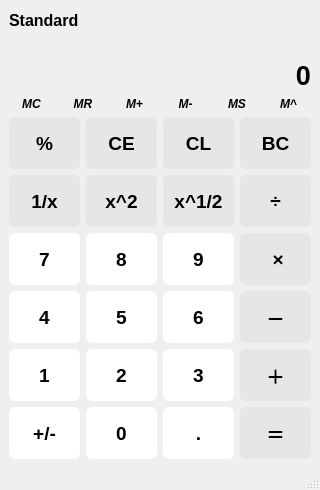
<?xml version="1.0" encoding="UTF-8"?>
<ui version="4.0">
 <class>MainWindow</class>
 <widget class="QMainWindow" name="MainWindow">
  <property name="geometry">
   <rect>
    <x>0</x>
    <y>0</y>
    <width>320</width>
    <height>490</height>
   </rect>
  </property>
  <property name="maximumSize">
   <size>
    <width>320</width>
    <height>490</height>
   </size>
  </property>
  <property name="windowTitle">
   <string>MainWindow</string>
  </property>
  <property name="windowIcon">
   <iconset resource="calculator.qrc">
    <normaloff>:/imgsrc/winIcon.svg</normaloff>:/imgsrc/winIcon.svg</iconset>
  </property>
  <property name="windowOpacity">
   <double>0.950000000000000</double>
  </property>
  <property name="styleSheet">
   <string notr="true"/>
  </property>
  <widget class="QWidget" name="centralwidget">
   <property name="sizePolicy">
    <sizepolicy hsizetype="Maximum" vsizetype="Maximum">
     <horstretch>0</horstretch>
     <verstretch>0</verstretch>
    </sizepolicy>
   </property>
   <property name="maximumSize">
    <size>
     <width>320</width>
     <height>490</height>
    </size>
   </property>
   <layout class="QVBoxLayout" name="verticalLayout">
    <item>
     <layout class="QHBoxLayout" name="horizontalLayout_2">
      <item>
       <widget class="QLabel" name="label_3">
        <property name="font">
         <font>
          <family>Arial</family>
          <pointsize>12</pointsize>
          <weight>75</weight>
          <bold>true</bold>
         </font>
        </property>
        <property name="text">
         <string>Standard</string>
        </property>
       </widget>
      </item>
      <item>
       <spacer name="horizontalSpacer">
        <property name="orientation">
         <enum>Qt::Horizontal</enum>
        </property>
        <property name="sizeHint" stdset="0">
         <size>
          <width>40</width>
          <height>20</height>
         </size>
        </property>
       </spacer>
      </item>
      <item>
       <widget class="QPushButton" name="pushButton">
        <property name="text">
         <string/>
        </property>
        <property name="icon">
         <iconset resource="calculator.qrc">
          <normaloff>:/imgsrc/his.svg</normaloff>:/imgsrc/his.svg</iconset>
        </property>
        <property name="iconSize">
         <size>
          <width>32</width>
          <height>32</height>
         </size>
        </property>
        <property name="flat">
         <bool>true</bool>
        </property>
       </widget>
      </item>
     </layout>
    </item>
    <item>
     <layout class="QVBoxLayout" name="verticalLayout_2">
      <item>
       <widget class="QLabel" name="resultLabel">
        <property name="font">
         <font>
          <family>Arial</family>
          <pointsize>11</pointsize>
          <italic>true</italic>
         </font>
        </property>
        <property name="text">
         <string/>
        </property>
        <property name="alignment">
         <set>Qt::AlignRight|Qt::AlignTrailing|Qt::AlignVCenter</set>
        </property>
       </widget>
      </item>
      <item>
       <widget class="autoLabel" name="curLabel">
        <property name="font">
         <font>
          <family>Arial</family>
          <pointsize>20</pointsize>
          <weight>75</weight>
          <bold>true</bold>
         </font>
        </property>
        <property name="text">
         <string>0</string>
        </property>
        <property name="alignment">
         <set>Qt::AlignRight|Qt::AlignTrailing|Qt::AlignVCenter</set>
        </property>
       </widget>
      </item>
     </layout>
    </item>
    <item>
     <layout class="QHBoxLayout" name="horizontalLayout">
      <item>
       <widget class="QPushButton" name="pushButton_11">
        <property name="sizePolicy">
         <sizepolicy hsizetype="Minimum" vsizetype="Minimum">
          <horstretch>0</horstretch>
          <verstretch>0</verstretch>
         </sizepolicy>
        </property>
        <property name="font">
         <font>
          <family>Arial</family>
          <weight>75</weight>
          <italic>true</italic>
          <bold>true</bold>
         </font>
        </property>
        <property name="styleSheet">
         <string notr="true">QPushButton {

}


QPushButton:flat {
    border: none; /* no border for a flat push button */
}
</string>
        </property>
        <property name="text">
         <string>MC</string>
        </property>
        <property name="flat">
         <bool>true</bool>
        </property>
       </widget>
      </item>
      <item>
       <widget class="QPushButton" name="pushButton_10">
        <property name="sizePolicy">
         <sizepolicy hsizetype="Minimum" vsizetype="Minimum">
          <horstretch>0</horstretch>
          <verstretch>0</verstretch>
         </sizepolicy>
        </property>
        <property name="font">
         <font>
          <family>Arial</family>
          <weight>75</weight>
          <italic>true</italic>
          <bold>true</bold>
         </font>
        </property>
        <property name="styleSheet">
         <string notr="true">QPushButton {

}


QPushButton:flat {
    border: none; /* no border for a flat push button */
}
</string>
        </property>
        <property name="text">
         <string>MR</string>
        </property>
        <property name="flat">
         <bool>true</bool>
        </property>
       </widget>
      </item>
      <item>
       <widget class="QPushButton" name="pushButton_6">
        <property name="sizePolicy">
         <sizepolicy hsizetype="Minimum" vsizetype="Minimum">
          <horstretch>0</horstretch>
          <verstretch>0</verstretch>
         </sizepolicy>
        </property>
        <property name="font">
         <font>
          <family>Arial</family>
          <weight>75</weight>
          <italic>true</italic>
          <bold>true</bold>
         </font>
        </property>
        <property name="styleSheet">
         <string notr="true">QPushButton {

}


QPushButton:flat {
    border: none; /* no border for a flat push button */
}
</string>
        </property>
        <property name="text">
         <string>M+</string>
        </property>
        <property name="flat">
         <bool>true</bool>
        </property>
       </widget>
      </item>
      <item>
       <widget class="QPushButton" name="pushButton_7">
        <property name="sizePolicy">
         <sizepolicy hsizetype="Minimum" vsizetype="Minimum">
          <horstretch>0</horstretch>
          <verstretch>0</verstretch>
         </sizepolicy>
        </property>
        <property name="font">
         <font>
          <family>Arial</family>
          <weight>75</weight>
          <italic>true</italic>
          <bold>true</bold>
         </font>
        </property>
        <property name="styleSheet">
         <string notr="true">QPushButton {

}


QPushButton:flat {
    border: none; /* no border for a flat push button */
}
</string>
        </property>
        <property name="text">
         <string>M-</string>
        </property>
        <property name="flat">
         <bool>true</bool>
        </property>
       </widget>
      </item>
      <item>
       <widget class="QPushButton" name="pushButton_8">
        <property name="sizePolicy">
         <sizepolicy hsizetype="Minimum" vsizetype="Minimum">
          <horstretch>0</horstretch>
          <verstretch>0</verstretch>
         </sizepolicy>
        </property>
        <property name="font">
         <font>
          <family>Arial</family>
          <weight>75</weight>
          <italic>true</italic>
          <bold>true</bold>
         </font>
        </property>
        <property name="styleSheet">
         <string notr="true">QPushButton {

}


QPushButton:flat {
    border: none; /* no border for a flat push button */
}
</string>
        </property>
        <property name="text">
         <string>MS</string>
        </property>
        <property name="flat">
         <bool>true</bool>
        </property>
       </widget>
      </item>
      <item>
       <widget class="QPushButton" name="pushButton_9">
        <property name="sizePolicy">
         <sizepolicy hsizetype="Minimum" vsizetype="Minimum">
          <horstretch>0</horstretch>
          <verstretch>0</verstretch>
         </sizepolicy>
        </property>
        <property name="font">
         <font>
          <family>Arial</family>
          <weight>75</weight>
          <italic>true</italic>
          <bold>true</bold>
         </font>
        </property>
        <property name="styleSheet">
         <string notr="true">QPushButton {

}


QPushButton:flat {
    border: none; /* no border for a flat push button */
}
</string>
        </property>
        <property name="text">
         <string>M^</string>
        </property>
        <property name="flat">
         <bool>true</bool>
        </property>
       </widget>
      </item>
     </layout>
    </item>
    <item>
     <layout class="QGridLayout" name="gridLayout">
      <item row="0" column="0">
       <widget class="QPushButton" name="btnMod">
        <property name="sizePolicy">
         <sizepolicy hsizetype="Expanding" vsizetype="Expanding">
          <horstretch>0</horstretch>
          <verstretch>0</verstretch>
         </sizepolicy>
        </property>
        <property name="font">
         <font>
          <family>Arial</family>
          <pointsize>14</pointsize>
          <weight>75</weight>
          <bold>true</bold>
         </font>
        </property>
        <property name="autoFillBackground">
         <bool>false</bool>
        </property>
        <property name="styleSheet">
         <string notr="true">
QPushButton {
    border: 2px solid #8f8f91;
    border-radius: 6px;
background-color:rgb(230, 230, 230)
}
QPushButton:pressed {
    background-color: qlineargradient(spread:pad, x1:0, y1:0, x2:1, y2:0, stop:0 rgba(191, 191, 191, 255), stop:1 rgba(255, 255, 255, 255))
}
QPushButton:flat {
    border: none; /* no border for a flat push button */
}
</string>
        </property>
        <property name="text">
         <string>%</string>
        </property>
        <property name="autoDefault">
         <bool>false</bool>
        </property>
        <property name="default">
         <bool>false</bool>
        </property>
        <property name="flat">
         <bool>true</bool>
        </property>
       </widget>
      </item>
      <item row="0" column="1">
       <widget class="QPushButton" name="pushButton_19">
        <property name="sizePolicy">
         <sizepolicy hsizetype="Expanding" vsizetype="Expanding">
          <horstretch>0</horstretch>
          <verstretch>0</verstretch>
         </sizepolicy>
        </property>
        <property name="font">
         <font>
          <family>Arial</family>
          <pointsize>14</pointsize>
          <weight>75</weight>
          <bold>true</bold>
         </font>
        </property>
        <property name="autoFillBackground">
         <bool>false</bool>
        </property>
        <property name="styleSheet">
         <string notr="true">
QPushButton {
    border: 2px solid #8f8f91;
    border-radius: 6px;
background-color:rgb(230, 230, 230)
}
QPushButton:pressed {
    background-color: qlineargradient(spread:pad, x1:0, y1:0, x2:1, y2:0, stop:0 rgba(191, 191, 191, 255), stop:1 rgba(255, 255, 255, 255))
}
QPushButton:flat {
    border: none; /* no border for a flat push button */
}
</string>
        </property>
        <property name="text">
         <string>CE</string>
        </property>
        <property name="autoDefault">
         <bool>false</bool>
        </property>
        <property name="default">
         <bool>false</bool>
        </property>
        <property name="flat">
         <bool>true</bool>
        </property>
       </widget>
      </item>
      <item row="0" column="2">
       <widget class="QPushButton" name="btnClean">
        <property name="sizePolicy">
         <sizepolicy hsizetype="Expanding" vsizetype="Expanding">
          <horstretch>0</horstretch>
          <verstretch>0</verstretch>
         </sizepolicy>
        </property>
        <property name="font">
         <font>
          <family>Arial</family>
          <pointsize>14</pointsize>
          <weight>75</weight>
          <bold>true</bold>
         </font>
        </property>
        <property name="autoFillBackground">
         <bool>false</bool>
        </property>
        <property name="styleSheet">
         <string notr="true">
QPushButton {
    border: 2px solid #8f8f91;
    border-radius: 6px;
background-color:rgb(230, 230, 230)
}
QPushButton:pressed {
    background-color: qlineargradient(spread:pad, x1:0, y1:0, x2:1, y2:0, stop:0 rgba(191, 191, 191, 255), stop:1 rgba(255, 255, 255, 255))
}
QPushButton:flat {
    border: none; /* no border for a flat push button */
}
</string>
        </property>
        <property name="text">
         <string>CL</string>
        </property>
        <property name="autoDefault">
         <bool>false</bool>
        </property>
        <property name="default">
         <bool>false</bool>
        </property>
        <property name="flat">
         <bool>true</bool>
        </property>
       </widget>
      </item>
      <item row="0" column="3">
       <widget class="QPushButton" name="btnBack">
        <property name="sizePolicy">
         <sizepolicy hsizetype="Expanding" vsizetype="Expanding">
          <horstretch>0</horstretch>
          <verstretch>0</verstretch>
         </sizepolicy>
        </property>
        <property name="font">
         <font>
          <family>Arial</family>
          <pointsize>14</pointsize>
          <weight>75</weight>
          <bold>true</bold>
         </font>
        </property>
        <property name="autoFillBackground">
         <bool>false</bool>
        </property>
        <property name="styleSheet">
         <string notr="true">
QPushButton {
    border: 2px solid #8f8f91;
    border-radius: 6px;
background-color:rgb(230, 230, 230)
}
QPushButton:pressed {
    background-color: qlineargradient(spread:pad, x1:0, y1:0, x2:1, y2:0, stop:0 rgba(191, 191, 191, 255), stop:1 rgba(255, 255, 255, 255))
}
QPushButton:flat {
    border: none; /* no border for a flat push button */
}
</string>
        </property>
        <property name="text">
         <string>BC</string>
        </property>
        <property name="autoDefault">
         <bool>false</bool>
        </property>
        <property name="default">
         <bool>false</bool>
        </property>
        <property name="flat">
         <bool>true</bool>
        </property>
       </widget>
      </item>
      <item row="1" column="0">
       <widget class="QPushButton" name="btnReciprocal">
        <property name="sizePolicy">
         <sizepolicy hsizetype="Expanding" vsizetype="Expanding">
          <horstretch>0</horstretch>
          <verstretch>0</verstretch>
         </sizepolicy>
        </property>
        <property name="font">
         <font>
          <family>Arial</family>
          <pointsize>14</pointsize>
          <weight>75</weight>
          <bold>true</bold>
         </font>
        </property>
        <property name="autoFillBackground">
         <bool>false</bool>
        </property>
        <property name="styleSheet">
         <string notr="true">
QPushButton {
    border: 2px solid #8f8f91;
    border-radius: 6px;
background-color:rgb(230, 230, 230)
}
QPushButton:pressed {
    background-color: qlineargradient(spread:pad, x1:0, y1:0, x2:1, y2:0, stop:0 rgba(191, 191, 191, 255), stop:1 rgba(255, 255, 255, 255))
}
QPushButton:flat {
    border: none; /* no border for a flat push button */
}
</string>
        </property>
        <property name="text">
         <string>1/x</string>
        </property>
        <property name="autoDefault">
         <bool>false</bool>
        </property>
        <property name="default">
         <bool>false</bool>
        </property>
        <property name="flat">
         <bool>true</bool>
        </property>
       </widget>
      </item>
      <item row="1" column="1">
       <widget class="QPushButton" name="btnSquare">
        <property name="sizePolicy">
         <sizepolicy hsizetype="Expanding" vsizetype="Expanding">
          <horstretch>0</horstretch>
          <verstretch>0</verstretch>
         </sizepolicy>
        </property>
        <property name="font">
         <font>
          <family>Arial</family>
          <pointsize>14</pointsize>
          <weight>75</weight>
          <bold>true</bold>
         </font>
        </property>
        <property name="autoFillBackground">
         <bool>false</bool>
        </property>
        <property name="styleSheet">
         <string notr="true">
QPushButton {
    border: 2px solid #8f8f91;
    border-radius: 6px;
background-color:rgb(230, 230, 230)
}
QPushButton:pressed {
    background-color: qlineargradient(spread:pad, x1:0, y1:0, x2:1, y2:0, stop:0 rgba(191, 191, 191, 255), stop:1 rgba(255, 255, 255, 255))
}
QPushButton:flat {
    border: none; /* no border for a flat push button */
}
</string>
        </property>
        <property name="text">
         <string>x^2</string>
        </property>
        <property name="autoDefault">
         <bool>false</bool>
        </property>
        <property name="default">
         <bool>false</bool>
        </property>
        <property name="flat">
         <bool>true</bool>
        </property>
       </widget>
      </item>
      <item row="1" column="2">
       <widget class="QPushButton" name="btnSqrt">
        <property name="sizePolicy">
         <sizepolicy hsizetype="Expanding" vsizetype="Expanding">
          <horstretch>0</horstretch>
          <verstretch>0</verstretch>
         </sizepolicy>
        </property>
        <property name="font">
         <font>
          <family>Arial</family>
          <pointsize>14</pointsize>
          <weight>75</weight>
          <bold>true</bold>
         </font>
        </property>
        <property name="autoFillBackground">
         <bool>false</bool>
        </property>
        <property name="styleSheet">
         <string notr="true">
QPushButton {
    border: 2px solid #8f8f91;
    border-radius: 6px;
background-color:rgb(230, 230, 230)
}
QPushButton:pressed {
    background-color: qlineargradient(spread:pad, x1:0, y1:0, x2:1, y2:0, stop:0 rgba(191, 191, 191, 255), stop:1 rgba(255, 255, 255, 255))
}
QPushButton:flat {
    border: none; /* no border for a flat push button */
}
</string>
        </property>
        <property name="text">
         <string>x^1/2</string>
        </property>
        <property name="autoDefault">
         <bool>false</bool>
        </property>
        <property name="default">
         <bool>false</bool>
        </property>
        <property name="flat">
         <bool>true</bool>
        </property>
       </widget>
      </item>
      <item row="1" column="3">
       <widget class="QPushButton" name="btnDiv">
        <property name="sizePolicy">
         <sizepolicy hsizetype="Expanding" vsizetype="Expanding">
          <horstretch>0</horstretch>
          <verstretch>0</verstretch>
         </sizepolicy>
        </property>
        <property name="font">
         <font>
          <family>Arial</family>
          <pointsize>14</pointsize>
          <weight>75</weight>
          <bold>true</bold>
         </font>
        </property>
        <property name="autoFillBackground">
         <bool>false</bool>
        </property>
        <property name="styleSheet">
         <string notr="true">
QPushButton {
    border: 2px solid #8f8f91;
    border-radius: 6px;
background-color:rgb(230, 230, 230)
}
QPushButton:pressed {
    background-color: qlineargradient(spread:pad, x1:0, y1:0, x2:1, y2:0, stop:0 rgba(191, 191, 191, 255), stop:1 rgba(255, 255, 255, 255))
}
QPushButton:flat {
    border: none; /* no border for a flat push button */
}
</string>
        </property>
        <property name="text">
         <string>÷</string>
        </property>
        <property name="autoDefault">
         <bool>false</bool>
        </property>
        <property name="default">
         <bool>false</bool>
        </property>
        <property name="flat">
         <bool>true</bool>
        </property>
       </widget>
      </item>
      <item row="2" column="0">
       <widget class="QPushButton" name="btnNUM7">
        <property name="sizePolicy">
         <sizepolicy hsizetype="Expanding" vsizetype="Expanding">
          <horstretch>0</horstretch>
          <verstretch>0</verstretch>
         </sizepolicy>
        </property>
        <property name="font">
         <font>
          <family>Arial</family>
          <pointsize>14</pointsize>
          <weight>75</weight>
          <bold>true</bold>
         </font>
        </property>
        <property name="autoFillBackground">
         <bool>false</bool>
        </property>
        <property name="styleSheet">
         <string notr="true">QPushButton {
    border: 2px solid #8f8f91;
    border-radius: 6px;
background-color: rgb(255, 255, 255);
}
QPushButton:pressed {
    background-color: qlineargradient(x1: 0, y1: 0, x2: 0, y2: 1,
                                      stop: 0 #dadbde, stop: 1 #f6f7fa);
}

QPushButton:flat {
    border: none; /* no border for a flat push button */
}
</string>
        </property>
        <property name="text">
         <string>7</string>
        </property>
        <property name="autoDefault">
         <bool>false</bool>
        </property>
        <property name="default">
         <bool>false</bool>
        </property>
        <property name="flat">
         <bool>true</bool>
        </property>
       </widget>
      </item>
      <item row="2" column="1">
       <widget class="QPushButton" name="btnNUM8">
        <property name="sizePolicy">
         <sizepolicy hsizetype="Expanding" vsizetype="Expanding">
          <horstretch>0</horstretch>
          <verstretch>0</verstretch>
         </sizepolicy>
        </property>
        <property name="font">
         <font>
          <family>Arial</family>
          <pointsize>14</pointsize>
          <weight>75</weight>
          <bold>true</bold>
         </font>
        </property>
        <property name="autoFillBackground">
         <bool>false</bool>
        </property>
        <property name="styleSheet">
         <string notr="true">QPushButton {
    border: 2px solid #8f8f91;
    border-radius: 6px;
background-color: rgb(255, 255, 255);
}
QPushButton:pressed {
    background-color: qlineargradient(x1: 0, y1: 0, x2: 0, y2: 1,
                                      stop: 0 #dadbde, stop: 1 #f6f7fa);
}

QPushButton:flat {
    border: none; /* no border for a flat push button */
}
</string>
        </property>
        <property name="text">
         <string>8</string>
        </property>
        <property name="autoDefault">
         <bool>false</bool>
        </property>
        <property name="default">
         <bool>false</bool>
        </property>
        <property name="flat">
         <bool>true</bool>
        </property>
       </widget>
      </item>
      <item row="2" column="2">
       <widget class="QPushButton" name="btnNUM9">
        <property name="sizePolicy">
         <sizepolicy hsizetype="Expanding" vsizetype="Expanding">
          <horstretch>0</horstretch>
          <verstretch>0</verstretch>
         </sizepolicy>
        </property>
        <property name="font">
         <font>
          <family>Arial</family>
          <pointsize>14</pointsize>
          <weight>75</weight>
          <bold>true</bold>
         </font>
        </property>
        <property name="autoFillBackground">
         <bool>false</bool>
        </property>
        <property name="styleSheet">
         <string notr="true">QPushButton {
    border: 2px solid #8f8f91;
    border-radius: 6px;
background-color: rgb(255, 255, 255);
}
QPushButton:pressed {
    background-color: qlineargradient(x1: 0, y1: 0, x2: 0, y2: 1,
                                      stop: 0 #dadbde, stop: 1 #f6f7fa);
}

QPushButton:flat {
    border: none; /* no border for a flat push button */
}
</string>
        </property>
        <property name="text">
         <string>9</string>
        </property>
        <property name="autoDefault">
         <bool>false</bool>
        </property>
        <property name="default">
         <bool>false</bool>
        </property>
        <property name="flat">
         <bool>true</bool>
        </property>
       </widget>
      </item>
      <item row="2" column="3">
       <widget class="QPushButton" name="btnMul">
        <property name="sizePolicy">
         <sizepolicy hsizetype="Expanding" vsizetype="Expanding">
          <horstretch>0</horstretch>
          <verstretch>0</verstretch>
         </sizepolicy>
        </property>
        <property name="font">
         <font>
          <family>Arial</family>
          <pointsize>14</pointsize>
          <weight>75</weight>
          <bold>true</bold>
         </font>
        </property>
        <property name="autoFillBackground">
         <bool>false</bool>
        </property>
        <property name="styleSheet">
         <string notr="true">
QPushButton {
    border: 2px solid #8f8f91;
    border-radius: 6px;
background-color:rgb(230, 230, 230)
}
QPushButton:pressed {
    background-color: qlineargradient(spread:pad, x1:0, y1:0, x2:1, y2:0, stop:0 rgba(191, 191, 191, 255), stop:1 rgba(255, 255, 255, 255))
}
QPushButton:flat {
    border: none; /* no border for a flat push button */
}
</string>
        </property>
        <property name="text">
         <string> ×</string>
        </property>
        <property name="autoDefault">
         <bool>false</bool>
        </property>
        <property name="default">
         <bool>false</bool>
        </property>
        <property name="flat">
         <bool>true</bool>
        </property>
       </widget>
      </item>
      <item row="3" column="0">
       <widget class="QPushButton" name="btnNUM4">
        <property name="sizePolicy">
         <sizepolicy hsizetype="Expanding" vsizetype="Expanding">
          <horstretch>0</horstretch>
          <verstretch>0</verstretch>
         </sizepolicy>
        </property>
        <property name="font">
         <font>
          <family>Arial</family>
          <pointsize>14</pointsize>
          <weight>75</weight>
          <bold>true</bold>
         </font>
        </property>
        <property name="autoFillBackground">
         <bool>false</bool>
        </property>
        <property name="styleSheet">
         <string notr="true">QPushButton {
    border: 2px solid #8f8f91;
    border-radius: 6px;
background-color: rgb(255, 255, 255);
}
QPushButton:pressed {
    background-color: qlineargradient(x1: 0, y1: 0, x2: 0, y2: 1,
                                      stop: 0 #dadbde, stop: 1 #f6f7fa);
}

QPushButton:flat {
    border: none; /* no border for a flat push button */
}
</string>
        </property>
        <property name="text">
         <string>4</string>
        </property>
        <property name="default">
         <bool>false</bool>
        </property>
        <property name="flat">
         <bool>true</bool>
        </property>
       </widget>
      </item>
      <item row="3" column="1">
       <widget class="QPushButton" name="btnNUM5">
        <property name="sizePolicy">
         <sizepolicy hsizetype="Expanding" vsizetype="Expanding">
          <horstretch>0</horstretch>
          <verstretch>0</verstretch>
         </sizepolicy>
        </property>
        <property name="font">
         <font>
          <family>Arial</family>
          <pointsize>14</pointsize>
          <weight>75</weight>
          <bold>true</bold>
         </font>
        </property>
        <property name="autoFillBackground">
         <bool>false</bool>
        </property>
        <property name="styleSheet">
         <string notr="true">QPushButton {
    border: 2px solid #8f8f91;
    border-radius: 6px;
background-color: rgb(255, 255, 255);
}
QPushButton:pressed {
    background-color: qlineargradient(x1: 0, y1: 0, x2: 0, y2: 1,
                                      stop: 0 #dadbde, stop: 1 #f6f7fa);
}

QPushButton:flat {
    border: none; /* no border for a flat push button */
}
</string>
        </property>
        <property name="text">
         <string>5</string>
        </property>
        <property name="default">
         <bool>false</bool>
        </property>
        <property name="flat">
         <bool>true</bool>
        </property>
       </widget>
      </item>
      <item row="3" column="2">
       <widget class="QPushButton" name="btnNUM6">
        <property name="sizePolicy">
         <sizepolicy hsizetype="Expanding" vsizetype="Expanding">
          <horstretch>0</horstretch>
          <verstretch>0</verstretch>
         </sizepolicy>
        </property>
        <property name="font">
         <font>
          <family>Arial</family>
          <pointsize>14</pointsize>
          <weight>75</weight>
          <bold>true</bold>
         </font>
        </property>
        <property name="autoFillBackground">
         <bool>false</bool>
        </property>
        <property name="styleSheet">
         <string notr="true">QPushButton {
    border: 2px solid #8f8f91;
    border-radius: 6px;
background-color: rgb(255, 255, 255);
}
QPushButton:pressed {
    background-color: qlineargradient(x1: 0, y1: 0, x2: 0, y2: 1,
                                      stop: 0 #dadbde, stop: 1 #f6f7fa);
}

QPushButton:flat {
    border: none; /* no border for a flat push button */
}
</string>
        </property>
        <property name="text">
         <string>6</string>
        </property>
        <property name="default">
         <bool>false</bool>
        </property>
        <property name="flat">
         <bool>true</bool>
        </property>
       </widget>
      </item>
      <item row="3" column="3">
       <widget class="QPushButton" name="btnSub">
        <property name="sizePolicy">
         <sizepolicy hsizetype="Expanding" vsizetype="Expanding">
          <horstretch>0</horstretch>
          <verstretch>0</verstretch>
         </sizepolicy>
        </property>
        <property name="font">
         <font>
          <family>Arial</family>
          <pointsize>14</pointsize>
          <weight>75</weight>
          <bold>true</bold>
         </font>
        </property>
        <property name="autoFillBackground">
         <bool>false</bool>
        </property>
        <property name="styleSheet">
         <string notr="true">
QPushButton {
    border: 2px solid #8f8f91;
    border-radius: 6px;
background-color:rgb(230, 230, 230)
}
QPushButton:pressed {
    background-color: qlineargradient(spread:pad, x1:0, y1:0, x2:1, y2:0, stop:0 rgba(191, 191, 191, 255), stop:1 rgba(255, 255, 255, 255))
}
QPushButton:flat {
    border: none; /* no border for a flat push button */
}
</string>
        </property>
        <property name="text">
         <string>－</string>
        </property>
        <property name="default">
         <bool>false</bool>
        </property>
        <property name="flat">
         <bool>true</bool>
        </property>
       </widget>
      </item>
      <item row="4" column="0">
       <widget class="QPushButton" name="btnNUM1">
        <property name="sizePolicy">
         <sizepolicy hsizetype="Expanding" vsizetype="Expanding">
          <horstretch>0</horstretch>
          <verstretch>0</verstretch>
         </sizepolicy>
        </property>
        <property name="font">
         <font>
          <family>Arial</family>
          <pointsize>14</pointsize>
          <weight>75</weight>
          <bold>true</bold>
         </font>
        </property>
        <property name="autoFillBackground">
         <bool>false</bool>
        </property>
        <property name="styleSheet">
         <string notr="true">QPushButton {
    border: 2px solid #8f8f91;
    border-radius: 6px;
background-color: rgb(255, 255, 255);
}
QPushButton:pressed {
    background-color: qlineargradient(x1: 0, y1: 0, x2: 0, y2: 1,
                                      stop: 0 #dadbde, stop: 1 #f6f7fa);
}

QPushButton:flat {
    border: none; /* no border for a flat push button */
}
</string>
        </property>
        <property name="text">
         <string>1</string>
        </property>
        <property name="default">
         <bool>false</bool>
        </property>
        <property name="flat">
         <bool>true</bool>
        </property>
       </widget>
      </item>
      <item row="4" column="1">
       <widget class="QPushButton" name="btnNUM2">
        <property name="sizePolicy">
         <sizepolicy hsizetype="Expanding" vsizetype="Expanding">
          <horstretch>0</horstretch>
          <verstretch>0</verstretch>
         </sizepolicy>
        </property>
        <property name="font">
         <font>
          <family>Arial</family>
          <pointsize>14</pointsize>
          <weight>75</weight>
          <bold>true</bold>
         </font>
        </property>
        <property name="autoFillBackground">
         <bool>false</bool>
        </property>
        <property name="styleSheet">
         <string notr="true">QPushButton {
    border: 2px solid #8f8f91;
    border-radius: 6px;
background-color: rgb(255, 255, 255);
}
QPushButton:pressed {
    background-color: qlineargradient(x1: 0, y1: 0, x2: 0, y2: 1,
                                      stop: 0 #dadbde, stop: 1 #f6f7fa);
}

QPushButton:flat {
    border: none; /* no border for a flat push button */
}
</string>
        </property>
        <property name="text">
         <string>2</string>
        </property>
        <property name="default">
         <bool>false</bool>
        </property>
        <property name="flat">
         <bool>true</bool>
        </property>
       </widget>
      </item>
      <item row="4" column="2">
       <widget class="QPushButton" name="btnNUM3">
        <property name="sizePolicy">
         <sizepolicy hsizetype="Expanding" vsizetype="Expanding">
          <horstretch>0</horstretch>
          <verstretch>0</verstretch>
         </sizepolicy>
        </property>
        <property name="font">
         <font>
          <family>Arial</family>
          <pointsize>14</pointsize>
          <weight>75</weight>
          <bold>true</bold>
         </font>
        </property>
        <property name="autoFillBackground">
         <bool>false</bool>
        </property>
        <property name="styleSheet">
         <string notr="true">QPushButton {
    border: 2px solid #8f8f91;
    border-radius: 6px;
background-color: rgb(255, 255, 255);
}
QPushButton:pressed {
    background-color: qlineargradient(x1: 0, y1: 0, x2: 0, y2: 1,
                                      stop: 0 #dadbde, stop: 1 #f6f7fa);
}

QPushButton:flat {
    border: none; /* no border for a flat push button */
}
</string>
        </property>
        <property name="text">
         <string>3</string>
        </property>
        <property name="default">
         <bool>false</bool>
        </property>
        <property name="flat">
         <bool>true</bool>
        </property>
       </widget>
      </item>
      <item row="4" column="3">
       <widget class="QPushButton" name="btnAdd">
        <property name="sizePolicy">
         <sizepolicy hsizetype="Expanding" vsizetype="Expanding">
          <horstretch>0</horstretch>
          <verstretch>0</verstretch>
         </sizepolicy>
        </property>
        <property name="font">
         <font>
          <family>Arial</family>
          <pointsize>14</pointsize>
          <weight>75</weight>
          <bold>true</bold>
         </font>
        </property>
        <property name="autoFillBackground">
         <bool>false</bool>
        </property>
        <property name="styleSheet">
         <string notr="true">
QPushButton {
    border: 2px solid #8f8f91;
    border-radius: 6px;
background-color:rgb(230, 230, 230)
}
QPushButton:pressed {
    background-color: qlineargradient(spread:pad, x1:0, y1:0, x2:1, y2:0, stop:0 rgba(191, 191, 191, 255), stop:1 rgba(255, 255, 255, 255))
}
QPushButton:flat {
    border: none; /* no border for a flat push button */
}
</string>
        </property>
        <property name="text">
         <string>＋</string>
        </property>
        <property name="default">
         <bool>false</bool>
        </property>
        <property name="flat">
         <bool>true</bool>
        </property>
       </widget>
      </item>
      <item row="5" column="0">
       <widget class="QPushButton" name="btnSign">
        <property name="sizePolicy">
         <sizepolicy hsizetype="Expanding" vsizetype="Expanding">
          <horstretch>0</horstretch>
          <verstretch>0</verstretch>
         </sizepolicy>
        </property>
        <property name="font">
         <font>
          <family>Arial</family>
          <pointsize>14</pointsize>
          <weight>75</weight>
          <bold>true</bold>
         </font>
        </property>
        <property name="autoFillBackground">
         <bool>false</bool>
        </property>
        <property name="styleSheet">
         <string notr="true">QPushButton {
    border: 2px solid #8f8f91;
    border-radius: 6px;
background-color: rgb(255, 255, 255);
}
QPushButton:pressed {
    background-color: qlineargradient(x1: 0, y1: 0, x2: 0, y2: 1,
                                      stop: 0 #dadbde, stop: 1 #f6f7fa);
}

QPushButton:flat {
    border: none; /* no border for a flat push button */
}
</string>
        </property>
        <property name="text">
         <string>+/-</string>
        </property>
        <property name="default">
         <bool>false</bool>
        </property>
        <property name="flat">
         <bool>true</bool>
        </property>
       </widget>
      </item>
      <item row="5" column="1">
       <widget class="QPushButton" name="btnNUM0">
        <property name="sizePolicy">
         <sizepolicy hsizetype="Expanding" vsizetype="Expanding">
          <horstretch>0</horstretch>
          <verstretch>0</verstretch>
         </sizepolicy>
        </property>
        <property name="font">
         <font>
          <family>Arial</family>
          <pointsize>14</pointsize>
          <weight>75</weight>
          <bold>true</bold>
         </font>
        </property>
        <property name="autoFillBackground">
         <bool>false</bool>
        </property>
        <property name="styleSheet">
         <string notr="true">QPushButton {
    border: 2px solid #8f8f91;
    border-radius: 6px;
background-color: rgb(255, 255, 255);
}
QPushButton:pressed {
    background-color: qlineargradient(x1: 0, y1: 0, x2: 0, y2: 1,
                                      stop: 0 #dadbde, stop: 1 #f6f7fa);
}

QPushButton:flat {
    border: none; /* no border for a flat push button */
}
</string>
        </property>
        <property name="text">
         <string>0</string>
        </property>
        <property name="default">
         <bool>false</bool>
        </property>
        <property name="flat">
         <bool>true</bool>
        </property>
       </widget>
      </item>
      <item row="5" column="2">
       <widget class="QPushButton" name="btnPoint">
        <property name="sizePolicy">
         <sizepolicy hsizetype="Expanding" vsizetype="Expanding">
          <horstretch>0</horstretch>
          <verstretch>0</verstretch>
         </sizepolicy>
        </property>
        <property name="font">
         <font>
          <family>Arial</family>
          <pointsize>14</pointsize>
          <weight>75</weight>
          <bold>true</bold>
         </font>
        </property>
        <property name="autoFillBackground">
         <bool>false</bool>
        </property>
        <property name="styleSheet">
         <string notr="true">QPushButton {
    border: 2px solid #8f8f91;
    border-radius: 6px;
background-color: rgb(255, 255, 255);
}
QPushButton:pressed {
    background-color: qlineargradient(x1: 0, y1: 0, x2: 0, y2: 1,
                                      stop: 0 #dadbde, stop: 1 #f6f7fa);
}

QPushButton:flat {
    border: none; /* no border for a flat push button */
}
</string>
        </property>
        <property name="text">
         <string>.</string>
        </property>
        <property name="default">
         <bool>false</bool>
        </property>
        <property name="flat">
         <bool>true</bool>
        </property>
       </widget>
      </item>
      <item row="5" column="3">
       <widget class="QPushButton" name="btnEq">
        <property name="sizePolicy">
         <sizepolicy hsizetype="Expanding" vsizetype="Expanding">
          <horstretch>0</horstretch>
          <verstretch>0</verstretch>
         </sizepolicy>
        </property>
        <property name="font">
         <font>
          <family>Arial</family>
          <pointsize>14</pointsize>
          <weight>75</weight>
          <bold>true</bold>
         </font>
        </property>
        <property name="autoFillBackground">
         <bool>false</bool>
        </property>
        <property name="styleSheet">
         <string notr="true">
QPushButton {
    border: 2px solid #8f8f91;
    border-radius: 6px;
background-color:rgb(230, 230, 230)
}
QPushButton:pressed {
    background-color: qlineargradient(spread:pad, x1:0, y1:0, x2:1, y2:0, stop:0 rgba(191, 191, 191, 255), stop:1 rgba(255, 255, 255, 255))
}
QPushButton:flat {
    border: none; /* no border for a flat push button */
}
</string>
        </property>
        <property name="text">
         <string>＝</string>
        </property>
        <property name="default">
         <bool>false</bool>
        </property>
        <property name="flat">
         <bool>true</bool>
        </property>
       </widget>
      </item>
     </layout>
    </item>
   </layout>
  </widget>
  <widget class="QStatusBar" name="statusBar"/>
 </widget>
 <customwidgets>
  <customwidget>
   <class>autoLabel</class>
   <extends>QLabel</extends>
   <header location="global">autolabel.h</header>
   <slots>
    <signal>textChanged()</signal>
    <slot>autoApped(QString)</slot>
   </slots>
  </customwidget>
 </customwidgets>
 <resources>
  <include location="calculator.qrc"/>
 </resources>
 <connections/>
</ui>
